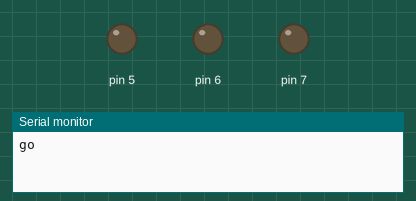
This sketch was run on a simulated Arduino Uno, built with avr-gcc and run on an emulated ATmega328P. Shown: output pins drawn as LEDs (lit = HIGH), the last lines printed to the serial monitor. At 2.5 s the program stops and its outputs stay as they are.

Above: at 0.1 s.
At 2.1 s:
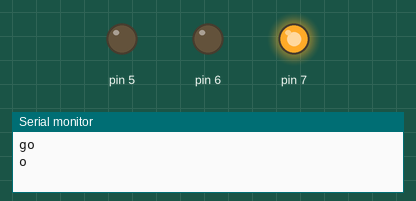
Timing chart, 0 to 4.0 s (numbered marks = the images above):
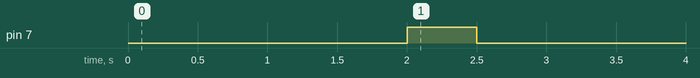

Measured:
- by itself, pin 7: LOW → HIGH at 2.0 s, → LOW 0.50 s later

The sketch:

RacketActn.ino
```cpp
void setup()
{
  Serial.begin(57600);
  pinMode(7, OUTPUT);
  pinMode(6, OUTPUT);
  pinMode(5, OUTPUT);
  digitalWrite(5, LOW);
  digitalWrite(7, LOW);
  digitalWrite(6, LOW);
}
void loop()
{
Serial.println("go");
delay(2000);
Serial.println("o");

  //digitalWrite(5, LOW);
//  delay(100);
  digitalWrite(7, HIGH);
  digitalWrite(6, LOW);
  delay(500);
  digitalWrite(7, LOW);
  //digitalWrite(7, LOW);
  while(1);
  /*
  digitalWrite(5, HIGH);
  delay(100);
    */
}
```
